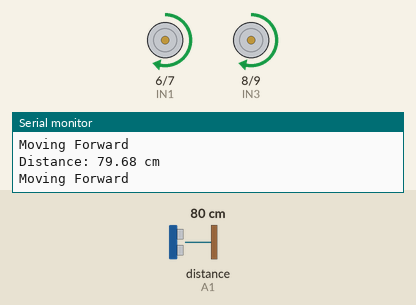
This sketch was run on a simulated Arduino Uno, built with avr-gcc and run on an emulated ATmega328P. Shown: motor-driver pin pairs drawn as motors (green arrow = first pin HIGH = forward, orange = second pin HIGH = backward, longer = more drive, scaled by the enable pin), the last lines printed to the serial monitor. Wiring (inferred from the names in the program): ultrasonic range finder: trigger A0; echo A1. Inputs (shaded band) come from the test bench; at power-on: distance to the obstacle (sensor on A1) 80 cm. The echo pulse lasts 58.3 µs per cm.

Above: at 2.2 s.
2.3 s: distance to the obstacle (sensor on A1) set to 2 cm
At 3.9 s:
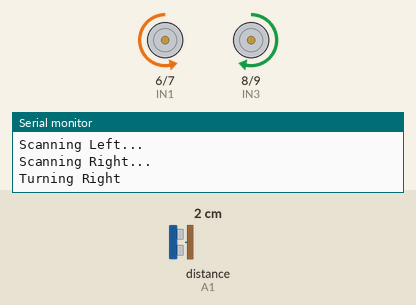
At 4.5 s:
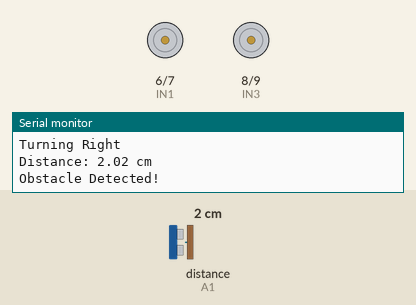
5.3 s: distance to the obstacle (sensor on A1) set to 60 cm
8.3 s: distance to the obstacle (sensor on A1) set to 4 cm
At 9.0 s:
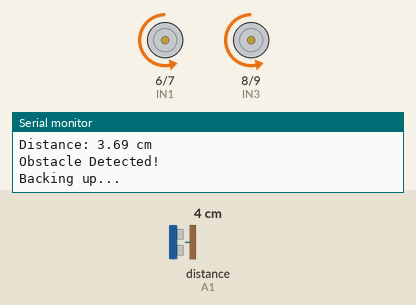
11.3 s: distance to the obstacle (sensor on A1) set to 35 cm
Timing chart, 0 to 14.3 s (numbered marks = the images above; inputs shaded):
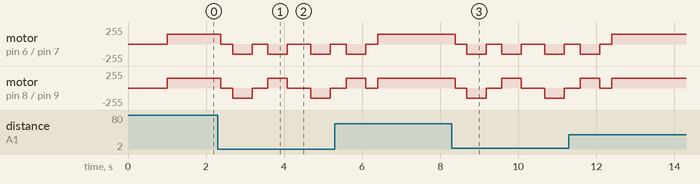

The sketch:

obstcale_avoider_robot.ino
```cpp
// Obstacle Avoiding Robot Car
// Components: Arduino Uno, L298N Motor Driver, 2x DC Motors, HC-SR04 Sensor, Battery
// Robot moves forward, detects obstacles, and turns to avoid them

// HC-SR04 Ultrasonic Sensor Pins
const int trigPin = A0;
const int echoPin = A1;

// L298N Motor Driver Pins
// Motor A (Right Motor)
const int ENA = 5;   // Speed control (PWM)
const int IN1 = 6;   // Direction
const int IN2 = 7;   // Direction

// Motor B (Left Motor)
const int ENB = 10;  // Speed control (PWM)
const int IN3 = 8;   // Direction
const int IN4 = 9;   // Direction

// Robot Parameters
const int SAFE_DISTANCE = 20;  // Stop if obstacle within 20cm
const int MOTOR_SPEED = 150;   // Speed (0-255)
const int TURN_TIME = 500;     // Turning duration (ms)

// Variables
long duration;
float distance;

void setup() {
  // Initialize Serial Monitor
  Serial.begin(9600);

  // Configure ultrasonic sensor pins
  pinMode(trigPin, OUTPUT);
  pinMode(echoPin, INPUT);

  // Configure motor driver pins
  pinMode(ENA, OUTPUT);
  pinMode(IN1, OUTPUT);
  pinMode(IN2, OUTPUT);
  pinMode(ENB, OUTPUT);
  pinMode(IN3, OUTPUT);
  pinMode(IN4, OUTPUT);

  Serial.println("Obstacle Avoiding Robot Started!");

  // Test motors briefly
  stopMotors();
  delay(1000);
}

void loop() {
  // Measure distance to obstacle
  distance = measureDistance();

  Serial.print("Distance: ");
  Serial.print(distance);
  Serial.println(" cm");

  // Decision making
  if (distance > SAFE_DISTANCE) {
    // Path is clear - move forward
    moveForward();
    Serial.println("Moving Forward");
  }
  else {
    // Obstacle detected - avoid it
    Serial.println("Obstacle Detected!");
    avoidObstacle();
  }

  delay(100);
}

// Function: Measure distance using HC-SR04
float measureDistance() {
  // Clear trigger
  digitalWrite(trigPin, LOW);
  delayMicroseconds(2);

  // Send pulse
  digitalWrite(trigPin, HIGH);
  delayMicroseconds(10);
  digitalWrite(trigPin, LOW);

  // Read echo
  duration = pulseIn(echoPin, HIGH, 30000); // 30ms timeout

  // Calculate distance
  float dist = duration * 0.0343 / 2;

  // Limit range
  if (dist > 400 || dist == 0) {
    return 400;
  }
  return dist;
}

// Function: Move robot forward
void moveForward() {
  // Right motor forward
  digitalWrite(IN1, HIGH);
  digitalWrite(IN2, LOW);
  analogWrite(ENA, MOTOR_SPEED);

  // Left motor forward
  digitalWrite(IN3, HIGH);
  digitalWrite(IN4, LOW);
  analogWrite(ENB, MOTOR_SPEED);
}

// Function: Move robot backward
void moveBackward() {
  // Right motor backward
  digitalWrite(IN1, LOW);
  digitalWrite(IN2, HIGH);
  analogWrite(ENA, MOTOR_SPEED);

  // Left motor backward
  digitalWrite(IN3, LOW);
  digitalWrite(IN4, HIGH);
  analogWrite(ENB, MOTOR_SPEED);
}

// Function: Turn robot right
void turnRight() {
  // Right motor backward
  digitalWrite(IN1, LOW);
  digitalWrite(IN2, HIGH);
  analogWrite(ENA, MOTOR_SPEED);

  // Left motor forward
  digitalWrite(IN3, HIGH);
  digitalWrite(IN4, LOW);
  analogWrite(ENB, MOTOR_SPEED);
}

// Function: Turn robot left
void turnLeft() {
  // Right motor forward
  digitalWrite(IN1, HIGH);
  digitalWrite(IN2, LOW);
  analogWrite(ENA, MOTOR_SPEED);

  // Left motor backward
  digitalWrite(IN3, LOW);
  digitalWrite(IN4, HIGH);
  analogWrite(ENB, MOTOR_SPEED);
}

// Function: Stop all motors
void stopMotors() {
  digitalWrite(IN1, LOW);
  digitalWrite(IN2, LOW);
  analogWrite(ENA, 0);

  digitalWrite(IN3, LOW);
  digitalWrite(IN4, LOW);
  analogWrite(ENB, 0);
}

// Function: Obstacle avoidance maneuver
void avoidObstacle() {
  // Stop immediately
  stopMotors();
  delay(300);

  // Back up
  Serial.println("Backing up...");
  moveBackward();
  delay(500);

  // Stop
  stopMotors();
  delay(200);

  // Scan left and right
  float leftDistance = scanLeft();
  delay(200);
  float rightDistance = scanRight();

  // Choose best direction
  if (leftDistance > rightDistance) {
    Serial.println("Turning Left");
    turnLeft();
    delay(TURN_TIME);
  } else {
    Serial.println("Turning Right");
    turnRight();
    delay(TURN_TIME);
  }

  // Stop after turn
  stopMotors();
  delay(200);
}

// Function: Scan left side (simulated)
float scanLeft() {
  // In advanced version, servo would rotate sensor
  // Here we just take a reading
  Serial.println("Scanning Left...");
  return measureDistance();
}

// Function: Scan right side (simulated)
float scanRight() {
  // In advanced version, servo would rotate sensor
  // Here we just take a reading
  Serial.println("Scanning Right...");
  return measureDistance();
}

// Additional function: Gradual speed control
void setMotorSpeed(int speed) {
  analogWrite(ENA, speed);
  analogWrite(ENB, speed);
}
```
